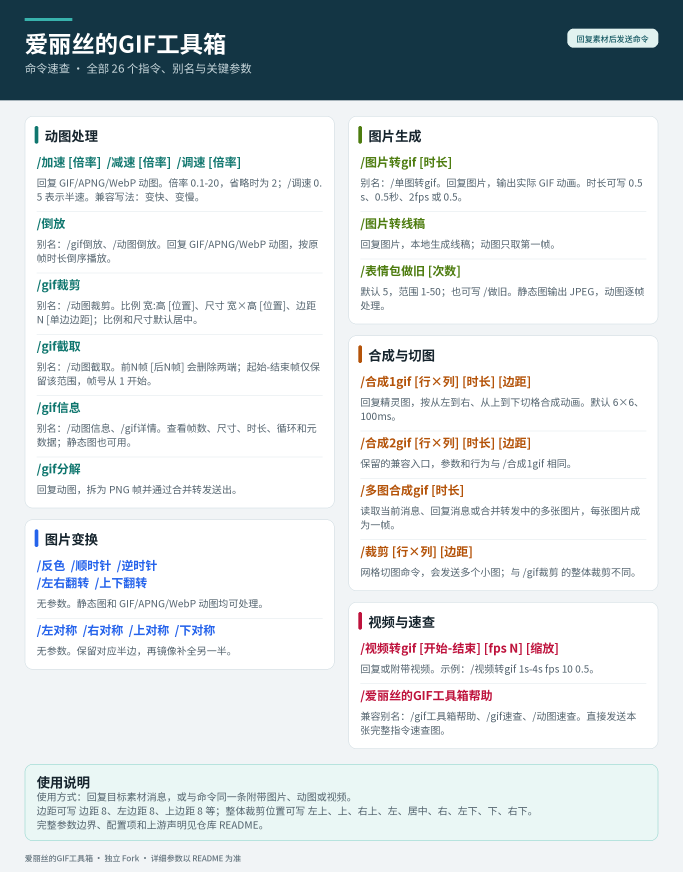
#> input picture assets/gif_toolbox_help.png, 2048 x 2614 px (shown at 1/3 size)
$ python -i media_ops.py   (imports and definitions only)
#> lines starting #> are read from the running program, lines starting #| are printed output that depends on the picture
#> further down, picture is the input picture: PIL image 2048x2614 RGB; mean R, G, B 216.7, 222.4, 224.6
"""CPU-bound image and animation operations for Alice's GIF Toolbox.

Copyright (C) 2026 Whereis-Alice and AstrBot Plugin Authors.
This file is a modified work based on shskjw/astrbot_plugin_gifcaijian and
includes non-meme transform functionality informed by
lirundong093-glitch/astrbot_plugin_pic_toolbox. It is licensed under the
GNU Affero General Public License v3.0 or later.
See LICENSE for the complete license text.
"""

from __future__ import annotations

import io
import warnings
from dataclasses import dataclass
from pathlib import Path
from typing import Iterable

from PIL import Image, ImageEnhance, ImageFilter, ImageOps, UnidentifiedImageError
from PIL.Image import DecompressionBombError, DecompressionBombWarning

try:
    import imageio.v2 as imageio
except ImportError:  # pragma: no cover - exercised when optional video support is absent
    imageio = None


class MediaOperationError(ValueError):
    """A user-facing media processing error."""


@dataclass(frozen=True)
class MediaOptions:
    """Validated limits shared by media operations."""

    max_side: int = 1280
    max_frames: int = 160
    gif_max_colors: int = 256
    max_output_bytes: int = 10 * 1024 * 1024


# [334 lines left out: functions _open_image, _resample, fit_within, _sample_indices, _animation_frames, _animation_info and 6 more, not called in this run]


_CROP_ANCHORS: dict[str, tuple[str, str]] = {
    "top_left": ("left", "top"),
    "top": ("center", "top"),
    "top_right": ("right", "top"),
    "left": ("left", "center"),
    "center": ("center", "center"),
    "right": ("right", "center"),
    "bottom_left": ("left", "bottom"),
    "bottom": ("center", "bottom"),
    "bottom_right": ("right", "bottom"),
}

_CROP_ANCHOR_LABELS = {
    "top_left": "左上",
    "top": "上方",
    "top_right": "右上",
    "left": "左侧",
    "center": "居中",
    "right": "右侧",
    "bottom_left": "左下",
    "bottom": "下方",
    "bottom_right": "右下",
}


# [237 lines left out: functions _crop_offset, _anchored_crop_box, crop_animation, trim_animation, _format_file_size, _format_duration and 1 more, not called in this run]


def _invert_rgba(image: Image.Image) -> Image.Image:
    red, green, blue, alpha = image.convert("RGBA").split()
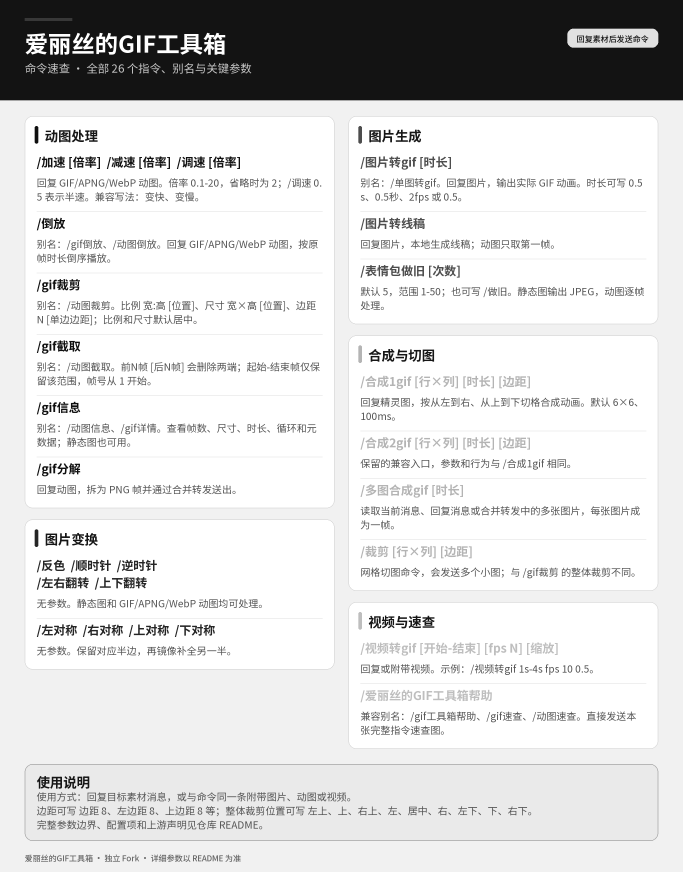
#> red: PIL image 2048x2614 L (shown at 1/3 size); min 15, max 255, mean 216.7
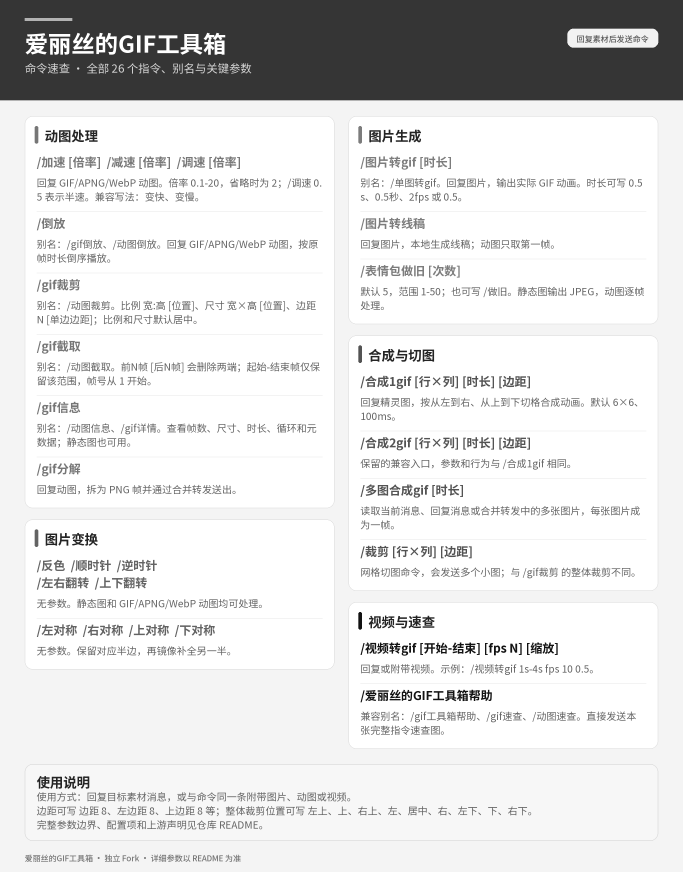
#> green: PIL image 2048x2614 L (shown at 1/3 size); min 18, max 255, mean 222.4
#> alpha: PIL image 2048x2614 L; every value is 255
    inverted = ImageOps.invert(Image.merge("RGB", (red, green, blue)))
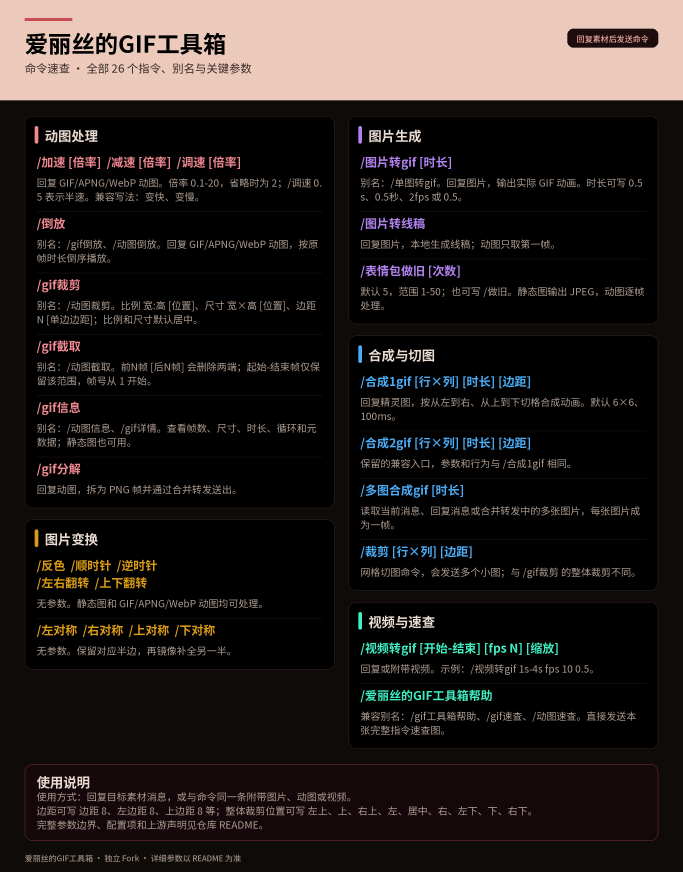
#> inverted: PIL image 2048x2614 RGB (shown at 1/3 size); mean R, G, B 38.3, 32.6, 30.4
    return Image.merge("RGBA", (*inverted.split(), alpha))


# [351 lines left out: functions _mirror_half, transform_image, make_single_image_gif, sprite_sheet_to_animation, multi_image_to_gif, crop_grid and 5 more, not called in this run]

>>> from PIL import Image
>>> picture = Image.open('assets/gif_toolbox_help.png')
>>> result = _invert_rgba(picture)
